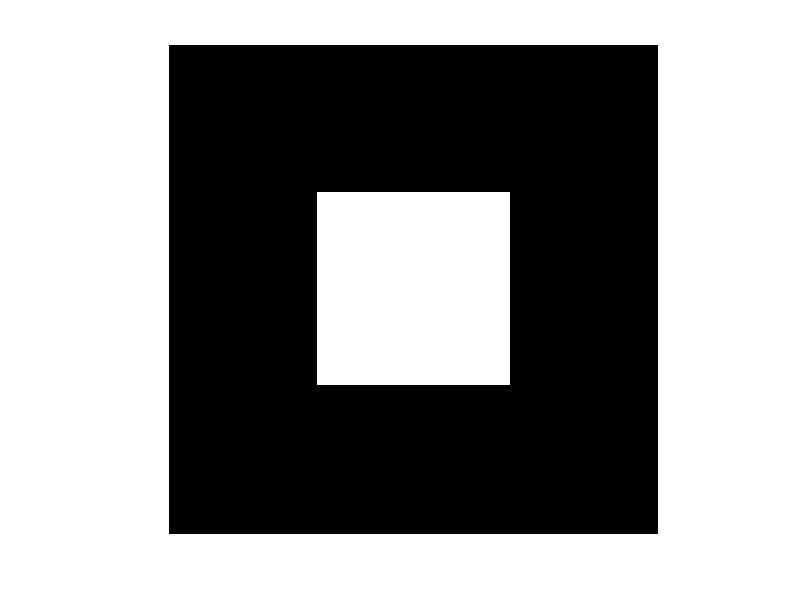
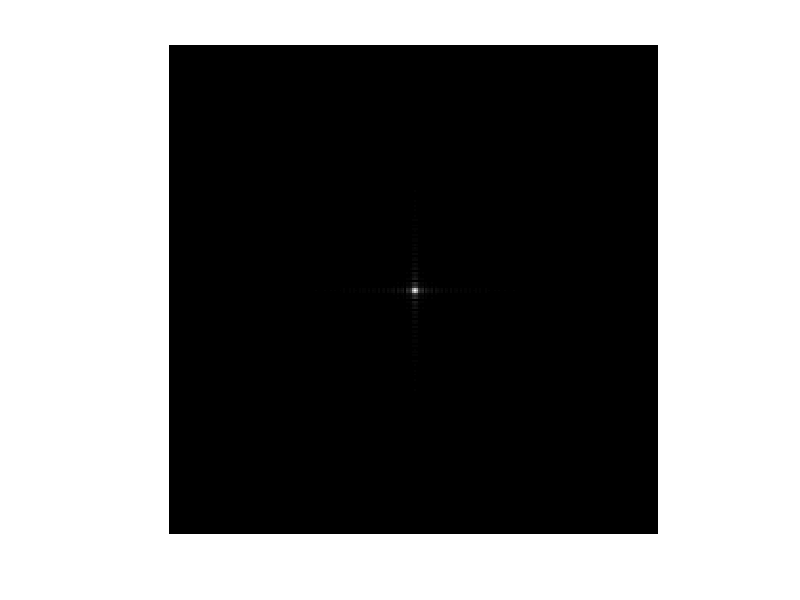

MATLAB code to generate these figures, in order:
a = zeros(256,256);
a(78:178,78:178) = 1;
imshow(a)
af = fftshift(fft2(a));
f1 = abs(af);
F = max(f1(:));
figure;
imshow(f1/F)